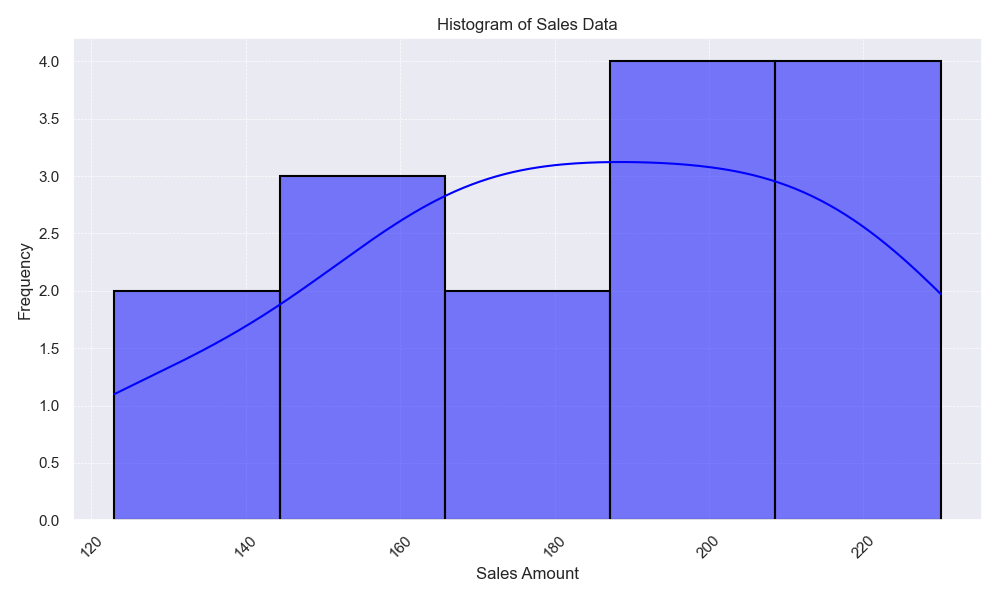

Source code (Python):

import pandas as pd
import seaborn as sns
import matplotlib.pyplot as plt

# Chart table data provided
data = [
    {'Date': '01-Jan-2023', 'Sales': 157},
    {'Date': '02-Jan-2023', 'Sales': 123},
    {'Date': '03-Jan-2023', 'Sales': 165},
    {'Date': '04-Jan-2023', 'Sales': 189},
    {'Date': '05-Jan-2023', 'Sales': 210},
    {'Date': '06-Jan-2023', 'Sales': 198},
    {'Date': '07-Jan-2023', 'Sales': 175},
    {'Date': '08-Jan-2023', 'Sales': 160},
    {'Date': '09-Jan-2023', 'Sales': 190},
    {'Date': '10-Jan-2023', 'Sales': 220},
    {'Date': '11-Jan-2023', 'Sales': 230},
    {'Date': '12-Jan-2023', 'Sales': 225},
    {'Date': '13-Jan-2023', 'Sales': 208},
    {'Date': '14-Jan-2023', 'Sales': 170},
    {'Date': '15-Jan-2023', 'Sales': 130}
]

# Convert the chart table data into a pandas DataFrame
df = pd.DataFrame(data)

# Ensure the Date column is a datetime type
df['Date'] = pd.to_datetime(df['Date'])

# Set a theme
sns.set_theme()

# Create the histogram for Sales data
plt.figure(figsize=(10, 6))
histplot = sns.histplot(
    data=df,
    x='Sales',
    bins=5, # Number of bins can be adjusted depending on data granularity
    kde=True, # Overlay a kernel density estimate to smooth the distribution
    color='blue', # Set histogram color
    edgecolor='black', # Color of the bin edges
    linewidth=1.5 # Width of the bin edges
)

# Additional visual encodings
histplot.set_title('Histogram of Sales Data')
histplot.set_xlabel('Sales Amount')
histplot.set_ylabel('Frequency')

# Customize the histogram appearance
plt.xticks(rotation=45) # Rotate x-axis labels if needed
plt.yticks(rotation=0)
plt.grid(True, which='both', linestyle='--', linewidth=0.5) # Enable grid with customization
plt.tight_layout()

# Show the plot
plt.show()
